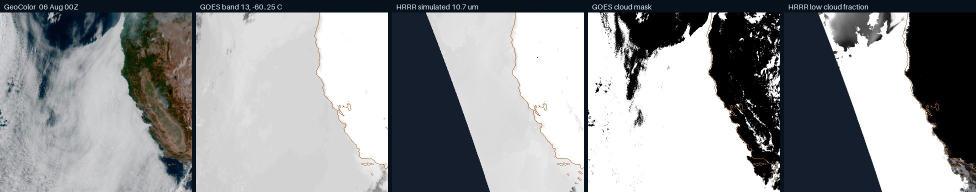
#> input picture site/hrrr/california/example_best_agreement.jpg, 1952 x 384 px (shown at 1/2 size)
$ python -i goes_qc.py   (imports and definitions only)
#> lines starting #> are read from the running program, lines starting #| are printed output that depends on the picture; after the words box and inside, x2 and y2 are one past the last pixel; in counts of white or black regions, pixels touching at a corner belong together
"""Quarantine GOES frames that are broken renders rather than weather.

PRIOR ART: scripts/fetch_goes.py filters at fetch time (HTTP 404, and the pure-black hole test
in daylight mode) and scripts/gate_audit.py audits build_dataset's gates over tiles. Neither
catches this: a frame the server returned 200 for, with a straight-edged wedge of PURE WHITE
across it. The black-hole test cannot see white, and it is not a dataset gate problem.

    python scripts/goes_qc.py --dir data/goes/california_x3
    python scripts/goes_qc.py --dir data/goes/california_x3 --apply     # actually move them

Two defects, each with its own instrument:

  white wedge  share of pixels that are exactly white (min channel >= 253, allowing JPEG +-2),
               judged per z6 tile. Measured on California: the one known artifact frame
               (2026-09-11 23:00 UTC) reads 15% pure white with its worst tile at 49%. The
               six brightest real overcast frames in the whole set read exactly 0.0000 --
               real cloud in GeoColor never saturates to pure white; a broken render does.
  frozen frame a frame byte-identical in content to the one ten minutes before it. A stale
               repeat is not weather standing still, and it would quietly inflate every
               frame-to-frame persistence number computed from this archive.
  flash        a frame whose mean brightness jumps away from BOTH neighbours by more than 6
               grey levels in the same direction while the neighbours agree within 4: a single
               frame rendered in the wrong mode (GeoColor's day/night switch misfiring). Found
               16 in the California month (jumps up to 72 levels), none in infrared. They read
               as a strobe in any clip, and a learned interpolator dutifully morphs into them.

Without --apply it only reports. With --apply it MOVES flagged frames into <dir>/_qc_rejected/
and appends the reason to <dir>/_qc_rejected/qc.jsonl. Nothing is deleted: a false positive is
one `mv` away from being restored. Every tool that reads frames globs <dir>/*.jpg, so a
subdirectory is invisible to them.

--selftest runs the positive and negative controls on the known frames before trusting it.
"""
from __future__ import annotations

import hashlib
import json
import shutil
from datetime import datetime, timedelta
from pathlib import Path

import click
import numpy as np
from PIL import Image

WHITE_TILE_MAX = 0.05     # a tile more than 5% pure white is a render artifact
FLASH_JUMP = 6.0          # mean grey levels a flash frame differs from BOTH neighbours
FLASH_AGREE = 4.0         # ... while the neighbours agree with each other within this
KNOWN_BAD = "data/goes/california_x3/2026-09-11T230000Z.jpg"


def stamp(p: Path) -> datetime:
    return datetime.strptime(p.stem, "%Y-%m-%dT%H%M%SZ")


def inspect(p: Path, side: int = 256) -> dict:
    """Judged per 256-px GIBS tile, whatever the frame's shape (California is 3x3 tiles, the
    CONUS frame 7x4); a broken render is a broken TILE, so that is the unit."""
#> called with side = 256
    a = np.asarray(Image.open(p).convert("RGB"))
#> a is the input picture: shape (384, 1952, 3); mean R, G, B 146.8, 148.9, 151.4
    pure = a.min(-1) >= 253
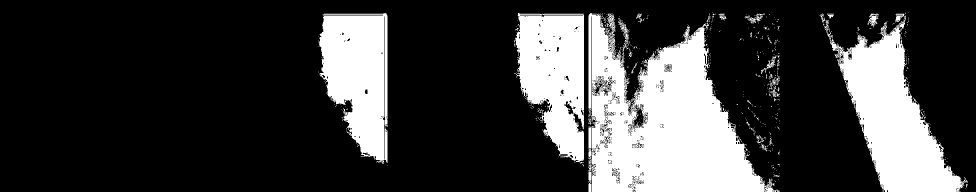
#> pure: shape (384, 1952) bool (shown at 1/2 size); 24.2% white; 590 white regions (554 under 20 px), largest, box (x1, y1, x2, y2) and area: (1177, 26, 1553, 384) 77327, (1652, 32, 1936, 384) 41008, (637, 26, 776, 327) 29774
    tiles = [float(pure[y * side:(y + 1) * side, x * side:(x + 1) * side].mean())
             for y in range(a.shape[0] // side) for x in range(a.shape[1] // side)]
#> tiles = [0, 0, 0.379, 0.0205, 0.615, 0.377, 0.276]
    # a content hash on a coarse, quantised thumbnail: JPEG re-encodes can differ in bytes for
    # the same picture, so hash what the picture IS rather than the file
    grey = np.asarray(Image.fromarray(a).convert("L").resize((64, 64), Image.BOX))
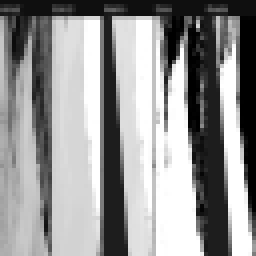
#> grey: shape (64, 64) (shown 4 times larger); min 0, max 255, mean 148.6
    thumb = grey // 4
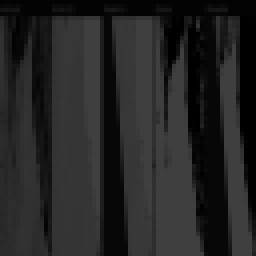
#> thumb: shape (64, 64) (shown 4 times larger); min 0, max 63, mean 36.7
    return dict(white=float(pure.mean()), white_tile_max=max(tiles), lum=float(grey.mean()),
                digest=hashlib.sha1(thumb.tobytes()).hexdigest())


# [80 lines left out: functions selftest, main, not called in this run]


# [2 lines not run here, left out]

>>> result = inspect('../site/hrrr/california/example_best_agreement.jpg')
#> result = {'white': 0.242, 'white_tile_max': 0.615, 'lum': 148.6, 'digest': 'ebe94196106d084b7f722474cd20087fd418265b'}

$ run again, on site/hrrr/california/example_mixed.jpg
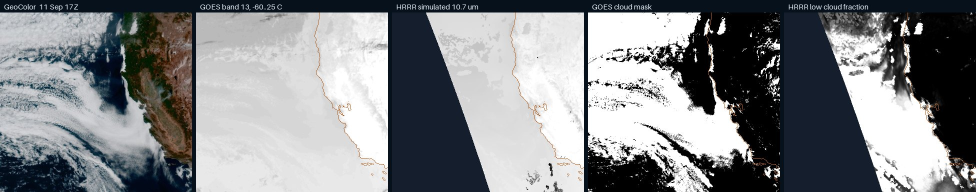
#> input picture site/hrrr/california/example_mixed.jpg, 1952 x 384 px (shown at 1/2 size)
#> in inspect, a is the input picture: shape (384, 1952, 3); mean R, G, B 130.4, 133, 135.9
#> in inspect, `pure = a.min(-1) >= 253`:
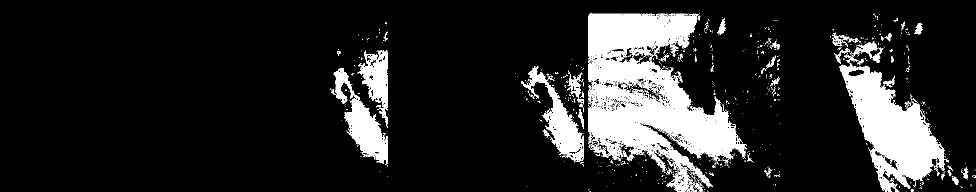
#> pure: shape (384, 1952) bool (shown at 1/2 size); 13.2% white; 970 white regions (912 under 20 px), largest, box (x1, y1, x2, y2) and area: (1177, 26, 1494, 384) 50039, (1678, 83, 1898, 384) 24476, (663, 136, 776, 329) 7155
#> tiles = [0, 0, 0.108, 0.0123, 0.362, 0.286, 0.17]
#> in inspect, `thumb = grey // 4`:
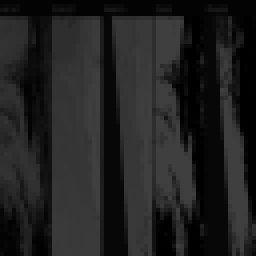
#> thumb: shape (64, 64) (shown 4 times larger); min 0, max 63, mean 32.8
#> result = {'white': 0.132, 'white_tile_max': 0.362, 'lum': 132.6, 'digest': '81372aed8865271b77b57d81af20b1594e080234'}
